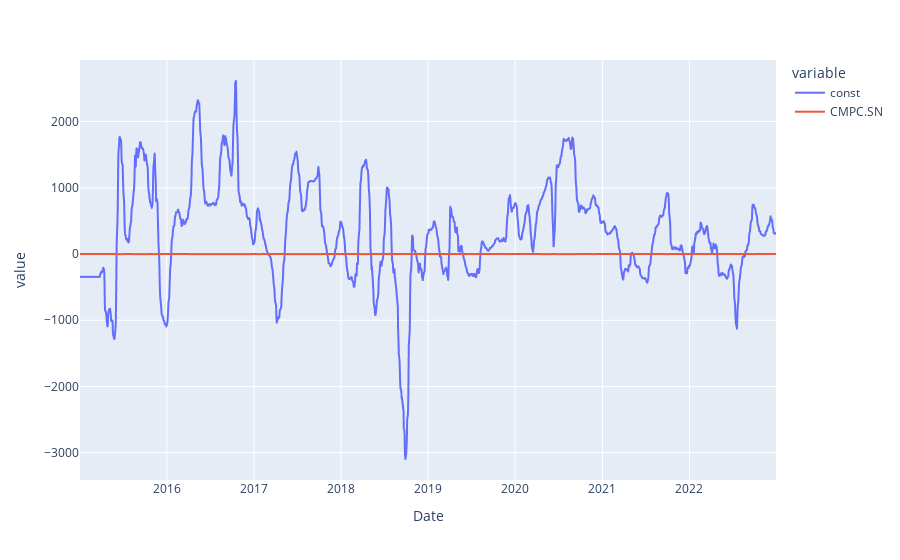

Here is the notebook cell this chart was saved with:
### Code cell
from statsmodels.regression.rolling import RollingOLS

X = sm.add_constant(X) # Adding a constant to the independent variable (intercept)

lookback = 60
rolling = RollingOLS(Y, X, window=lookback).fit()
rolling_beta = rolling.params
rolling_beta = rolling_beta.bfill()

import plotly.express as px
fig = px.line(rolling_beta)
fig.show()

### Figure 1 — Plotly figure (JSON) as saved in the notebook; plotly's stock layout.template omitted (floating-point values rounded to 4 significant figures; data arrays with more than 128 entries replaced by an {"elided": "..."} marker saying what was removed)
{"data": [{"hovertemplate": "variable=const<br>Date=%{x}<br>value=%{y}<extra></extra>", "legendgroup": "const", "line": {"color": "#636efa", "dash": "solid"}, "marker": {"symbol": "circle"}, "mode": "lines", "name": "const", "showlegend": true, "type": "scattergl", "x": {"elided": "1994 str values"}, "xaxis": "x", "y": {"elided": "1994 float values"}, "yaxis": "y"}, {"hovertemplate": "variable=CMPC.SN<br>Date=%{x}<br>value=%{y}<extra></extra>", "legendgroup": "CMPC.SN", "line": {"color": "#EF553B", "dash": "solid"}, "marker": {"symbol": "circle"}, "mode": "lines", "name": "CMPC.SN", "showlegend": true, "type": "scattergl", "x": {"elided": "1994 str values"}, "xaxis": "x", "y": {"elided": "1994 float values"}, "yaxis": "y"}], "layout": {"legend": {"title": {"text": "variable"}, "tracegroupgap": 0}, "margin": {"t": 60}, "xaxis": {"anchor": "y", "domain": [0, 1], "title": {"text": "Date"}}, "yaxis": {"anchor": "x", "domain": [0, 1], "title": {"text": "value"}}}}
